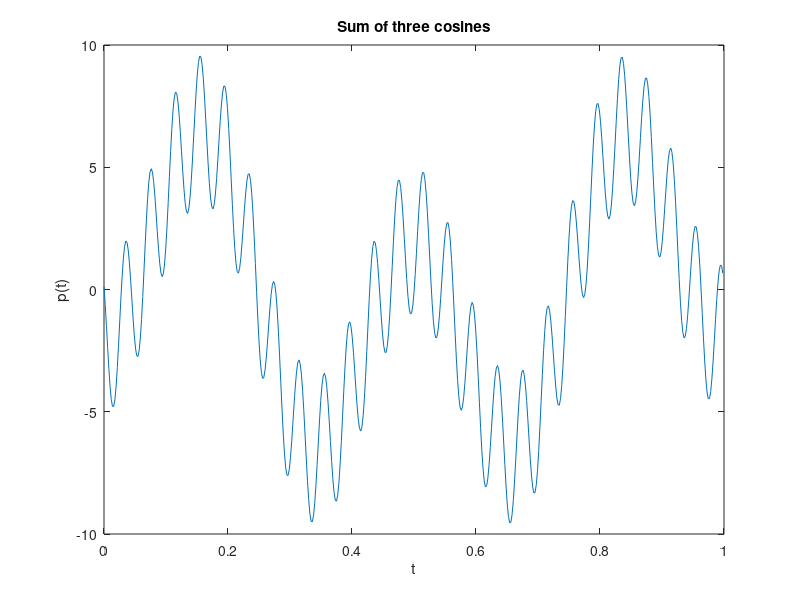

Source code (MATLAB):
function p = sum_of_three_cosines(f1, fs, p1, p2, p3)

%default values if function is run with less than spesified arguments

if nargin == 0
    f1 = 1;
    fs = 512;
    Fs = 1/fs;
    t = 0:(Fs):(1-Fs);
    p1 = 5*cos(6*pi*f1*t+pi);
    p2 = 3*cos(2*pi*f1*t);
    p3 = 3*cos(50*pi*f1*t + (pi/4));
    p = p1 + p2 + p3;
    plot(t, p), xlabel('t'), ylabel('p(t)'), title('Sum of three cosines');
elseif nargin == 1
    fs = 512;
    Fs = 1/fs;
    t = 0:(Fs):(1-Fs);
    p1 = 5*cos(6*pi*f1*t+pi);
    p2 = 3*cos(2*pi*f1*t);
    p3 = 3*cos(50*pi*f1*t + (pi/4));
    p = p1 + p2 + p3;
    plot(t, p), xlabel('t'), ylabel('p(t)'), title('Sum of three cosines');
elseif nargin == 2
    Fs = 1/fs;
    t = 0:(Fs):(1-Fs);
    p1 = 5*cos(6*pi*f1*t+pi);
    p2 = 3*cos(2*pi*f1*t);
    p3 = 3*cos(50*pi*f1*t + (pi/4));
    p = p1 + p2 + p3;
    plot(t, p), xlabel('t'), ylabel('p(t)'), title('Sum of three cosines');
elseif nargin == 3
    Fs = 1/fs;
    t = 0:(Fs):(1-Fs);
    p2 = 3*cos(2*pi*f1*t);
    p3 = 3*cos(50*pi*f1*t + (pi/4));
    p = eval(p1) + p2 + p3;
    plot(t, p), xlabel('t'), ylabel('p(t)'), title('Sum of three cosines');
elseif nargin == 4
    Fs = 1/fs;
    t = 0:(Fs):(1-Fs);
    p3 = 3*cos(50*pi*f1*t + (pi/4));
    p = eval(p1) + eval(p2) + p3;
    plot(t, p), xlabel('t'), ylabel('p(t)'), title('Sum of three cosines');
elseif nargin == 5
    Fs = 1/fs;
    t = 0:(Fs):(1-Fs);
    p = eval(p1) + eval(p2) + eval(p3);
    plot(t, p), xlabel('t'), ylabel('p(t)'), title('Sum of three cosines');
end

